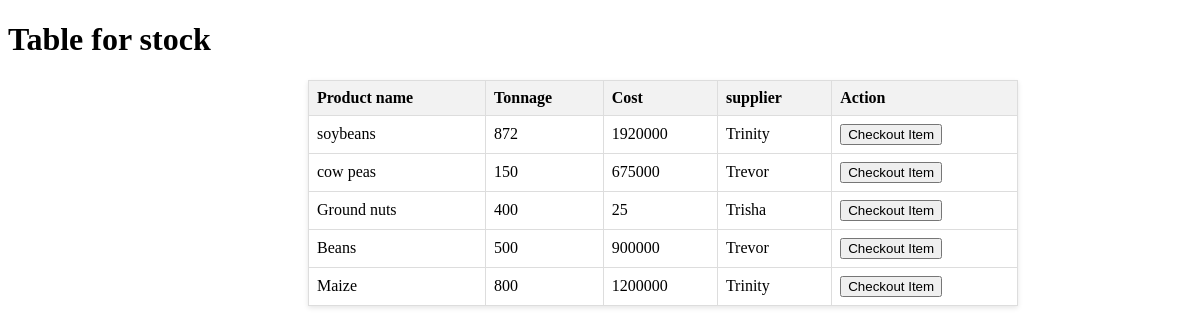
Page /allstock/ on the earlier database version.
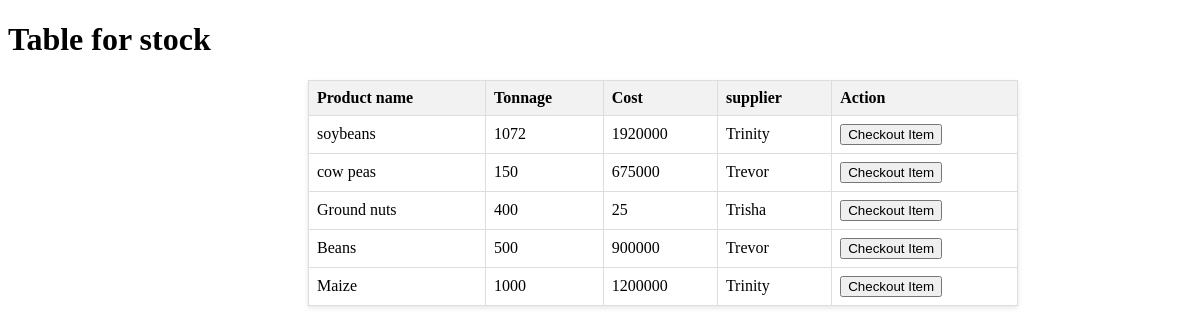
Same page on the later database version.
### kglapp/models.py (models this page shows, shortened)
class Stock(models.Model):
    name_of_produce=models.CharField(max_length =255)
    type_of_produce =models.ForeignKey(ProduceType,on_delete=models.CASCADE)
    date_and_time_of_produce= models.DateTimeField(auto_now_add =True)
    received_quantity = models.IntegerField(blank=False,null=True)
    issued_quantity=models.IntegerField(blank=False,null=True)
    tonnage =models.IntegerField(blank = False)
    cost=models.IntegerField(blank =False,default=25)
    name_of_dealer=models.CharField(max_length=255)
    branch=models.ForeignKey(Branch, on_delete=models.CASCADE,null=True)
    contact=models.CharField(default=20)
    selling_price=models.IntegerField(null=True,blank=True)

### kglapp/views.py (the view)
# urls.py: path('allstock/',views.allstock,name='allstock'),
def allstock(request):
    stocks =Stock.objects.all().order_by('-id')
    return render(request, "allstock.html",{'stocks':stocks})

### kglapp/templates/allstock.html (shortened to what this page needs)
{% load static %}
<!DOCTYPE html>
<html lang="en">
<head>
    <link rel="stylesheet" href="{% static 'allsales.css' %}">
</head>
<body>
    {% block content %}
    <h1>Table for stock</h1>
    <table border="1">
        <thead>
            <tr>
            <th>Product name</th>
            <th>Tonnage</th>
            <th>Cost</th>
            <th>supplier</th>
            <th>Action</th>
        </tr>
        {% for stock in stocks %}
        </thead>
        <tbody>
            <tr>
            <td>{{ stock.name_of_produce }}</td>
            <td>{{ stock.tonnage }}</td>
            <td>{{ stock.cost }}</td>
            <td>{{ stock.name_of_dealer }}</td>
            <td><a href="{% url 'detail' stock.id %}"><input type="submit" value ="Checkout Item"></a></td>
        </tr>
        </tbody>
        {% endfor %}
    </table>
    {% endblock %}
</body>
</html>

Differences in the rows shown:
changed Stock "soybeans": tonnage "872" → "1072"
changed Stock "Maize": tonnage "800" → "1000"
